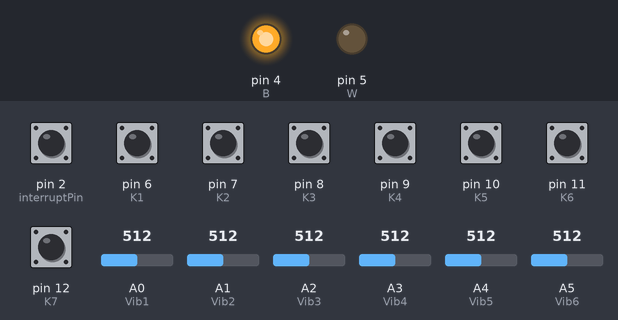
The sketch below on a simulated Arduino Uno, built with avr-gcc and run on an emulated ATmega328P. Parts: output pins drawn as LEDs (lit = HIGH). Inputs (shaded band) come from the test bench; at power-on: pin 2 (interruptPin), pin 6 (K1), pin 7 (K2), pin 8 (K3), pin 9 (K4), pin 10 (K5), pin 11 (K6), pin 12 (K7) HIGH, A0 (Vib1) = 512, A1 (Vib2) = 512, A2 (Vib3) = 512, A3 (Vib4) = 512, A4 (Vib5) = 512, A5 (Vib6) = 512. What the sketch prints to the serial monitor is not drawn.

Above: at 1.2 s.
1.3 s: pin 2 (interruptPin) pulled LOW for 0.15 s
At 2.5 s:
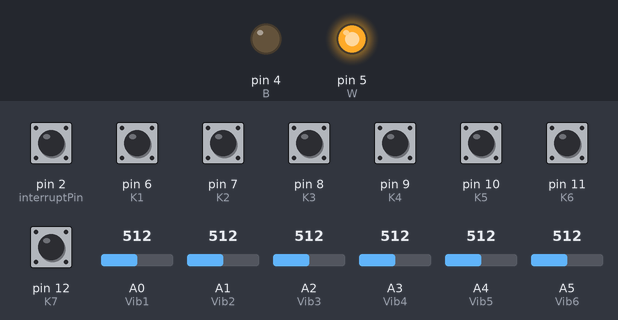
2.9 s: pin 6 (K1) pulled LOW for 0.15 s
At 3.9 s:
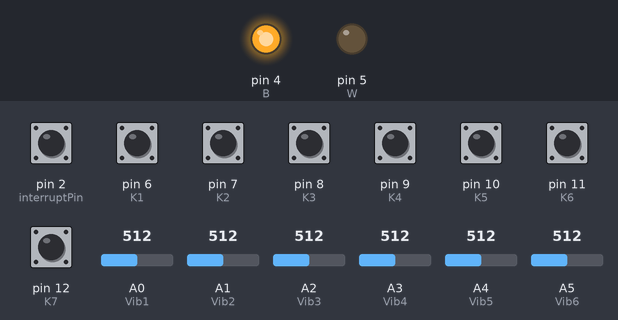
4.5 s: A0 (Vib1) set to 986
6.0 s: A0 (Vib1) set to 1009
8.1 s: pin 2 (interruptPin) pulled LOW for 1 s
At 9.5 s:
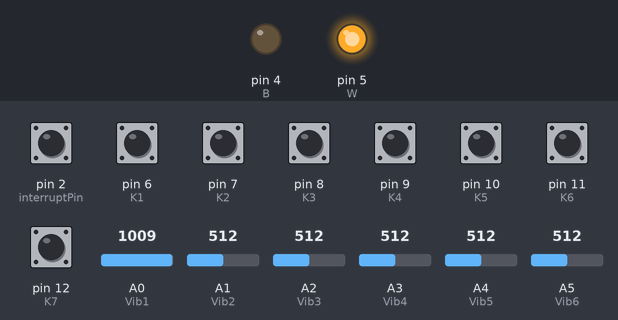
10.6 s: pin 7 (K2) pulled LOW for 0.15 s
At 11.6 s:
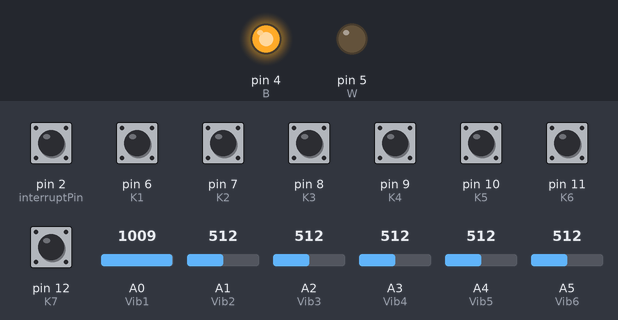
Timing chart, 0 to 13.6 s (numbered marks = the images above; inputs shaded):
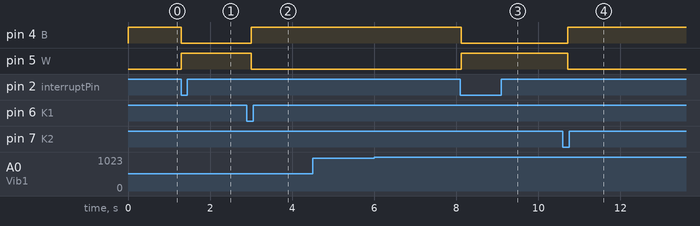

Measured:
- after the input at 1.3 s, pin 4 (B): HIGH → LOW at once; pin 5 (W): LOW → HIGH at once
- after the input at 2.9 s, pin 4 (B): LOW → HIGH after 0.10 s; pin 5 (W): HIGH → LOW after 0.10 s
- after the input at 4.5 s, every drawn part: stays the same
- after the input at 6.0 s, every drawn part: stays the same
- after the input at 8.1 s, pin 4 (B): HIGH → LOW at once; pin 5 (W): LOW → HIGH at once
- after the input at 10.6 s, pin 4 (B): LOW → HIGH after 0.12 s; pin 5 (W): HIGH → LOW after 0.12 s

The sketch:

drums_machine.ino
```cpp
/*---------------------------------------------------------------------------------------------------*/
/*简介：本代码对应硬设大作业电子琴的鼓机模块，内置八套鼓组（实际能启用7套），实现演奏过程中配上打击乐器、氛围声的功能*/
                                     /*开发板：Aruino UNO*/
                                    /*Finish Time:2022/9/1*/
                                     /*Completed by: 李沐晟*/
                                /*Group Members: 甘冀韬，王昊宇，李沐晟*/
                                    /*All Rights Reserved.(x)/*
/*---------------------------------------------------------------------------------------------------*/


const int Vib1=A0,Vib2=A1,Vib3=2,Vib4=A3,Vib5=A4,Vib6=A5;
const int interruptPin=2;//即int.0
const int K1=6,K2=7,K3=8,K4=9,K5=10,K6=11,K7=12,K8=13;
int k1,k2,k3,k4,k5,k6,k7,k8;
const int B=4,W=5;
int flag1=0,flag2=0,flag3=0,flag4=0,flag5=0,flag6=0;
int V1=0,V2=0,V3=0,V4=0,V5=0,V6=0;
int kit1=1,kit2=0,kit3=0,kit4=0,kit5=0,kit6=0,kit7=0,kit8=0;//默认采用鼓组1
int flag=0;


void setup() {
  Serial.begin(9600);
  Serial.print("AF:30");//音量设置

  pinMode(B,OUTPUT);pinMode(W,OUTPUT);

  pinMode(K1,INPUT_PULLUP);pinMode(K2,INPUT_PULLUP);pinMode(K3,INPUT_PULLUP);
  pinMode(K4,INPUT_PULLUP);pinMode(K5,INPUT_PULLUP);pinMode(K6,INPUT_PULLUP);
  pinMode(K7,INPUT_PULLUP);pinMode(K8,INPUT_PULLUP);

  pinMode(interruptPin,INPUT_PULLUP);
  attachInterrupt(0,ChangeKit,FALLING);

  digitalWrite(W,LOW);
  digitalWrite(B,HIGH);
}


//因为MP3模块本身的局限性，在这里不能实现同时触发的功能，先按哪个就哪个响//

void loop() {

  if(flag==1)
  {
    ChangeLight_in();
    while(flag==1){

    //采集按钮数据
    k1=digitalRead(K1);k2=digitalRead(K2);k3=digitalRead(K3);
    k4=digitalRead(K4);k5=digitalRead(K5);k6=digitalRead(K6);
    k7=digitalRead(K7);/*k8=digitalRead(K8);*/
    //具体是1还是0需要实验看看
    if(k1==0){kit1=1;flag=0;kit2=0,kit3=0,kit4=0,kit5=0,kit6=0,kit7=0,kit8=0;Serial.print("kit1");}
    if(k2==0){kit2=1;flag=0;kit1=0,kit3=0,kit4=0,kit5=0,kit6=0,kit7=0,kit8=0;Serial.print("kit2");}
    if(k3==0){kit3=1;flag=0;kit1=0,kit2=0,kit4=0,kit5=0,kit6=0,kit7=0,kit8=0;Serial.print("kit3");}
    if(k4==0){kit4=1;flag=0;kit1=0,kit2=0,kit3=0,kit5=0,kit6=0,kit7=0,kit8=0;Serial.print("kit4");}
    if(k5==0){kit5=1;flag=0;kit1=0,kit2=0,kit3=0,kit4=0,kit6=0,kit7=0,kit8=0;Serial.print("kit5");}
    if(k6==0){kit6=1;flag=0;kit1=0,kit2=0,kit3=0,kit4=0,kit5=0,kit7=0,kit8=0;Serial.print("kit6");}
    if(k7==0){kit7=1;flag=0;kit1=0,kit2=0,kit3=0,kit4=0,kit5=0,kit6=0,kit8=0;Serial.print("kit7");}
    /*if(k8==0){kit8=1;flag=0;kit1=0,kit2=0,kit3=0,kit4=0,kit5=0,kit6=0,kit7=0;}*/
    delay(100);
    }
    ChangeLight_out();
  }

  //数据采集区
  V1=analogRead(Vib1);
  V2=analogRead(Vib2);
  V3=analogRead(Vib3);
  V4=analogRead(Vib4);
  V5=analogRead(Vib5);
  V6=analogRead(Vib6);
  flag1=0,flag2=0,flag3=0,flag4=0,flag5=0,flag6=0;


  //控制触发哪一个//不知道if有没有比while好用
  if(V1>1000) {flag1=1;V1=analogRead(Vib1);}
  if(V2>1000) {flag2=1;V2=analogRead(Vib2);}
  if(V3>1000) {flag3=1;V3=analogRead(Vib3);}
  if(V4>1000) {flag4=1;V4=analogRead(Vib4);}
  if(V5>1000) {flag5=1;V5=analogRead(Vib5);}
  if(V6>1000) {flag6=1;V6=analogRead(Vib6);}


  //操控哪一组鼓：
  if(kit1==1){
    if(flag1==1){Serial.print("A7:00001");delay(100);}//delay能比较好的处理回弹现象
    if(flag2==1){Serial.print("A7:00002");delay(100);}
    if(flag3==1){Serial.print("A7:00003");delay(100);}
    if(flag4==1){Serial.print("A7:00004");delay(100);}
    if(flag5==1){Serial.print("A7:00005");delay(100);}
    if(flag6==1){Serial.print("A7:00006");delay(100);}
  }
  if(kit2==1){
    if(flag1==1){Serial.print("A7:00007");delay(100);}//delay能比较好的处理回弹现象
    if(flag2==1){Serial.print("A7:00008");delay(100);}
    if(flag3==1){Serial.print("A7:00009");delay(100);}
    if(flag4==1){Serial.print("A7:00010");delay(100);}
    if(flag5==1){Serial.print("A7:00011");delay(100);}
    if(flag6==1){Serial.print("A7:00012");delay(100);}
  }
  if(kit3==1){
    if(flag1==1){Serial.print("A7:00013");delay(100);}//delay能比较好的处理回弹现象
    if(flag2==1){Serial.print("A7:00014");delay(100);}
    if(flag3==1){Serial.print("A7:00015");delay(100);}
    if(flag4==1){Serial.print("A7:00016");delay(100);}
    if(flag5==1){Serial.print("A7:00017");delay(100);}
    if(flag6==1){Serial.print("A7:00018");delay(100);}
  }
  if(kit4==1){
    if(flag1==1){Serial.print("A7:00019");delay(100);}//delay能比较好的处理回弹现象
    if(flag2==1){Serial.print("A7:00020");delay(100);}
    if(flag3==1){Serial.print("A7:00021");delay(100);}
    if(flag4==1){Serial.print("A7:00022");delay(100);}
    if(flag5==1){Serial.print("A7:00023");delay(100);}
    if(flag6==1){Serial.print("A7:00024");delay(100);}
  }
  if(kit5==1){
    if(flag1==1){Serial.print("A7:00025");delay(100);}//delay能比较好的处理回弹现象
    if(flag2==1){Serial.print("A7:00026");delay(100);}
    if(flag3==1){Serial.print("A7:00027");delay(100);}
    if(flag4==1){Serial.print("A7:00028");delay(100);}
    if(flag5==1){Serial.print("A7:00029");delay(100);}
    if(flag6==1){Serial.print("A7:00030");delay(100);}
  }
  if(kit6==1){
    if(flag1==1){Serial.print("A7:00031");delay(100);}//delay能比较好的处理回弹现象
    if(flag2==1){Serial.print("A7:00032");delay(100);}
    if(flag3==1){Serial.print("A7:00033");delay(100);}
    if(flag4==1){Serial.print("A7:00034");delay(100);}
    if(flag5==1){Serial.print("A7:00035");delay(100);}
    if(flag6==1){Serial.print("A7:00036");delay(100);}
  }
  if(kit7==1){
    if(flag1==1){Serial.print("A7:00037");delay(100);}//delay能比较好的处理回弹现象
    if(flag2==1){Serial.print("A7:00038");delay(100);}
    if(flag3==1){Serial.print("A7:00039");delay(100);}
    if(flag4==1){Serial.print("A7:00040");delay(100);}
    if(flag5==1){Serial.print("A7:00041");delay(100);}
    if(flag6==1){Serial.print("A7:00043");delay(100);}
  }
  if(kit8==1){
    if(flag1==1){Serial.print("A7:00043");delay(100);}//delay能比较好的处理回弹现象
    if(flag2==1){Serial.print("A7:00044");delay(100);}
    if(flag3==1){Serial.print("A7:00045");delay(100);}
    if(flag4==1){Serial.print("A7:00046");delay(100);}
    if(flag5==1){Serial.print("A7:00047");delay(100);}
    if(flag6==1){Serial.print("A7:00048");delay(100);}
  }

}


//切换鼓组的外部中断函数
void ChangeKit()
{
  flag=1;
    Serial.print("change");
}

//切换鼓组时的灯光改变
void ChangeLight_in(){digitalWrite(W,HIGH);digitalWrite(B,LOW);}
void ChangeLight_out(){digitalWrite(W,LOW);digitalWrite(B,HIGH);}


//总结性质：压电模块反应时间迅速，一次归一次；而压力模块有“保持性”。
```
